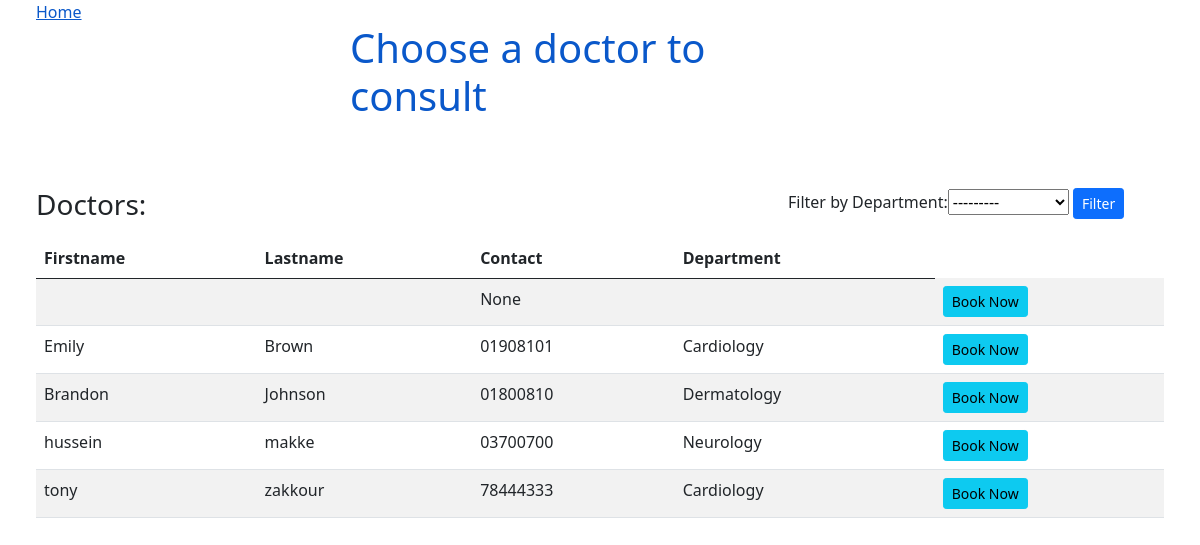
Page /listofdoctors on the earlier database version.
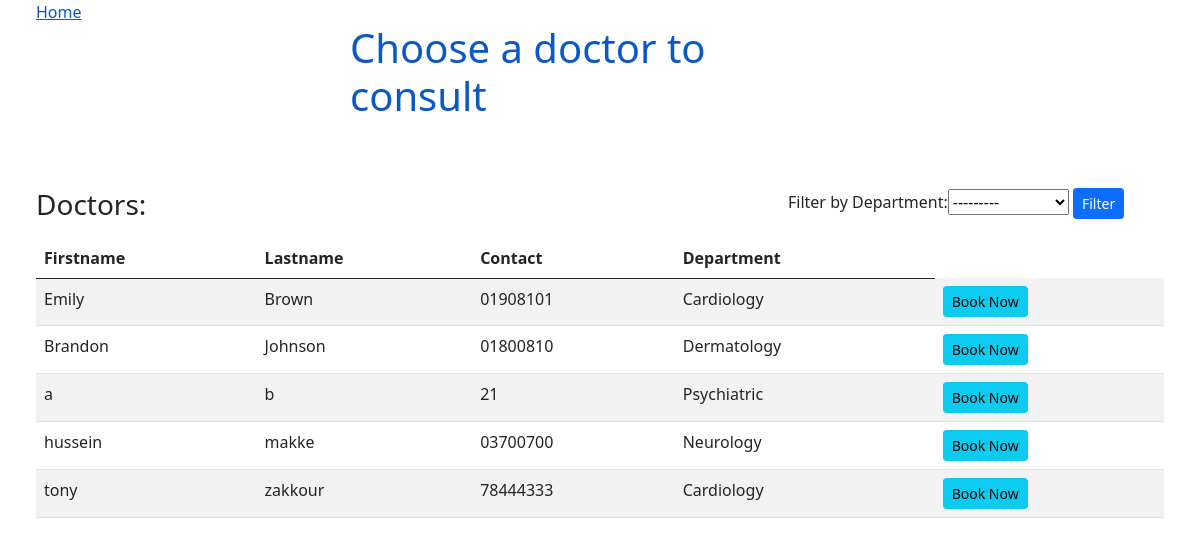
Same page on the later database version.
### appointments/models.py (models this page shows, shortened)
class Doctor(models.Model):
    Departments = [
        ("Cardiology", "Cardiology"),
        ("Neurology", "Neurology"),
        ("Dermatology", "Dermatology"),
        ("Cancer", "Cancer"),
        ("Psychiatric" , "Psychiatric")
    ]
    user = models.OneToOneField(User, on_delete=models.CASCADE ,null= True)
    firstname =models.CharField(max_length=200)
    lastname = models.CharField(max_length=200)
    address = models.CharField(max_length=200, null= True)
    mobile = models.CharField(max_length=100,null=True)
    department= models.CharField(max_length=100, choices= Departments)
    status = models.BooleanField(default=True)
    zoom_link = models.CharField(max_length= 300, null= True)

### listofdoctors/views.py (the view)
# urls.py: url('listofdoctors', views.listdoctors),
def listdoctors(request): #get all data from dbs
	doctors= Doctor.objects.order_by('lastname') #Organization.objects.all()
	if request.method == 'GET': #Filter
		doctorsFilter= DoctorFilter(request.GET, queryset=doctors)
		doctors= doctorsFilter.qs
	else:
		doctorsFilter= DoctorFilter()
	return render(request, 'doctors_list.html', {'doctors':doctors, 'doctorsFilter':doctorsFilter, 'user_type': 1, 'getPatient':{}})

### templates/doctors_list.html (shortened to what this page needs)
<!DOCTYPE html>
<html>
<head>
    <link href="https://cdn.jsdelivr.net/npm/bootstrap@5.0.0-beta3/dist/css/bootstrap.min.css" rel="stylesheet"
>
</head>
<body>
    <a href='/' style="padding: 3%;">Home</a>
    <div class="mx-auto" style="width: 500px;">
        {% if user_type == 1 %}
        <h1 style="color: #0a58ca;">Choose a doctor to consult</h1>
        {% else %}
        <h1 style="color: #0a58ca;">Search for a patient</h1>
        {% endif %}
    </div>
    <br>
    {% if user_type == 1 %}
    <div style="padding: 3%;">
        <div class="card-title row">
            <h3 class="col" style="display: !inline; margin-right: -20%; ">Doctors:</h3>
            <form method="GET" class="col" style="max-width: 400px;">
                Filter by
                {{ doctorsFilter.form }}
                <button class="btn btn-primary btn-sm" type="submit">Filter</button>
            </form>
        </div>
        {% if doctors.count > 0 %}
        <table class="table table-striped">
            <thead>
                <tr>
                    <th>Firstname</th>
                    <th>Lastname</th>
                    <th>Contact</th>
                    <th>Department</th>
                </tr>
            </thead>
            <tbody>
                {% for user in doctors %}
                <tr>
                    <td>{{ user.firstname }}</td>
                    <td>{{ user.lastname }}</td>
                    <td>{{ user.mobile }}</td>
                    <td>{{ user.department }}</td>
                    <td>
                        <a class="btn btn-info btn-sm" href="/appointment/booksystem/{{user.id}}">Book Now</a>
                    </td>
                </tr>
                {% endfor %}
            </tbody>
        </table>
        {% else %}
        <i>Empty</i>
        {% endif %}
    </div>
        {% endif %}
</body>
</html>

Differences in the rows shown:
removed Doctor: mobile "None"
added Doctor: firstname "a", lastname "b", mobile "21", department "Psychiatric"
